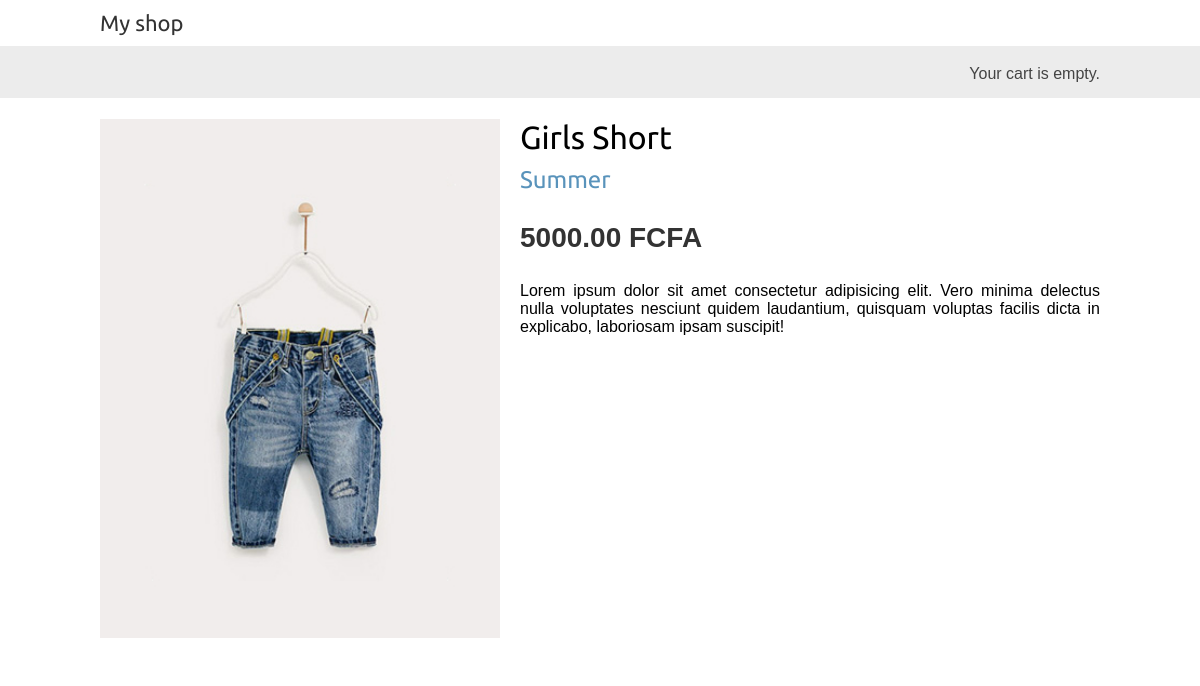
Screenshot of /11/girls-short/ with the database file from the repository.
### shop/models.py (models this page shows, shortened)
class Item(models.Model):
    category = models.ForeignKey(Category,
                                related_name='items',
                                on_delete=models.CASCADE)
    name = models.CharField(max_length = 200, db_index=True)
    slug = models.SlugField(max_length = 200, db_index=True)
    description = models.TextField(blank=True)
    image = models.ImageField(upload_to='gallery/%Y/%m/%d', blank=True)
    price = models.DecimalField(max_digits=10, decimal_places=2)
    in_stock = models.BooleanField(default=True)
    created = models.DateField(auto_now_add=True)
    updated = models.DateField(auto_now=True)
    class Meta:
        ordering = ('name',)
        index_together = (('id', 'slug'),)

class Category(models.Model):
    name = models.CharField(max_length=200, db_index=True)
    slug = models.SlugField(max_length=200, unique=True)
    class Meta:
        ordering = ('name',)
        verbose_name = 'category'
        verbose_name_plural = 'categories'
    def get_absolute_url(self):
        return reverse('shop:item_list_by_category',
                       args=[self.slug])
    def __str__(self):
        return self.name

### shop/views.py (the view)
# urls.py: path('<int:id>/<slug:slug>/', views.item_detail, name='item_detail'),
def item_detail(request, id, slug):
    item = get_object_or_404(Item, id=id, slug=slug, in_stock=True)
    return render(request, 'shop/details.html', {'item': item})

### templates/shop/details.html (shortened to what this page needs)
{% extends "base.html" %}
{% load static %}
{% block content %}
  <div class="product-detail">
    <img src="{% if item.image %}{{ item.image.url }}{% else %}
    {% static "img/default.png" %}{% endif %}">
    <h1>{{ item.name }}</h1>
    <h2>
      <a href="{{ item.category.get_absolute_url }}">
        {{ item.category }}
      </a>
    </h2>
    <p class="price">{{ item.price }} FCFA</p>
    {{ item.description|linebreaks }}
  </div>
{% endblock %}

### all_static/css/base.css (style rules this page uses)
body { margin:0; padding:0; font-family:helvetica, sans-serif; }
h1, h2, h3, h4, h5 , h6 { font-family: 'Ubuntu', sans-serif; font-weight:normal; }
a { text-decoration:none; color:#5993bb; }
.product-detail { text-align:justify; }
.product-detail .price { color:#333; font-size:28px; font-weight:bold; }
.product-detail img { width:40%; float:left; padding:0 20px 20px 0; }
.product-detail h1 { margin-bottom:0; }
.product-detail h2 { margin-top:10px; }

### rows the page displays
Item: image (picture), name "Girls Short", category "Summer", price "5000.00", description "Lorem ipsum dolor sit amet consectetur adipisicing elit. Vero minima delectus nulla voluptates nesciunt quidem laudantium, quisquam voluptas facilis dicta in explicabo, laboriosam ipsam suscipit!"
